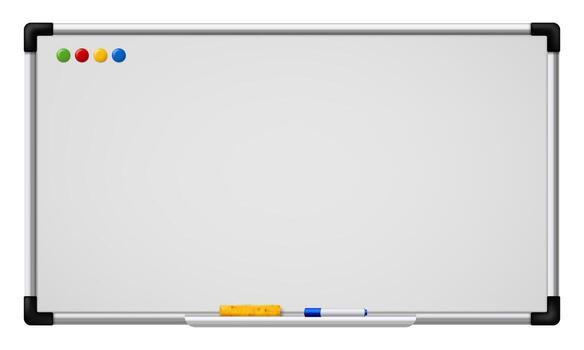
#> input picture data/whiteboard.jpg, 584 x 350 px, found by its file name
$ python drawing.py
#> lines starting #> are read from the running program, lines starting #| are printed output that depends on the picture
import os

import cv2

img = cv2.imread(os.path.join('.', 'data', 'whiteboard.jpg'))
#> img is the input picture: shape (350, 584, 3); mean B, G, R 223.8, 224.2, 224.5

print(img.shape)
#| (350, 584, 3)

#line         start pnt   end pnt    color (bgr), thickness
cv2.line(img, (150, 50), (350, 300), (255, 0, 0), 3)

#rectangle         top-left    bot-right   color (bgr)  thickness (negative fills-in)
cv2.rectangle(img, (400, 50), (500, 300), (0, 0, 255), 5)

#circle         center   radius  color(bgr) thickness
cv2.circle(img, (115, 175), 50, (0, 255, 0), 10)

#text            text           top-left   font                      size   color(bgr)    thickness
cv2.putText(img, "Hello World", (65, 275), cv2.FONT_HERSHEY_SIMPLEX, 0.75, (255, 0, 255), 2)
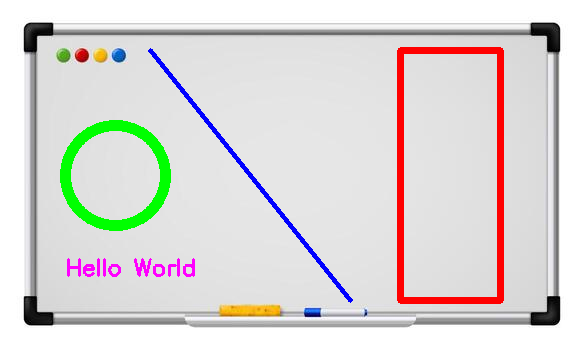
#> img: shape (350, 584, 3); mean B, G, R 215, 216.8, 220


cv2.imshow('img', img)
cv2.waitKey(0)
